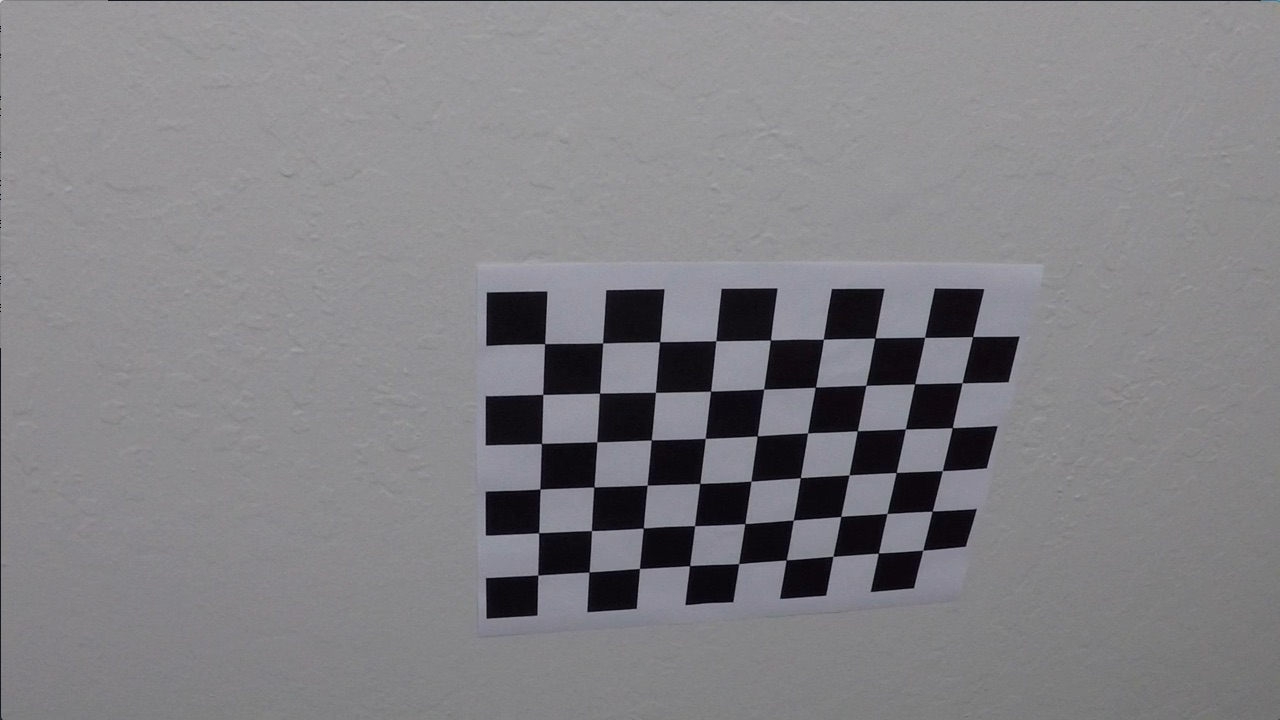
#> input picture camera_cal/calibration10.jpg, 1280 x 720 px; its folder holds only this picture in this run
$ jupyter execute --allow-errors 'Advanced Lane Finding.ipynb'   (older library calls are emulated)
#> lines starting #> are read from the running program, lines starting #| are printed output that depends on the picture; after the words box and inside, x2 and y2 are one past the last pixel; in counts of white or black regions, pixels touching at a corner belong together
# Camera Calibration
Compute the camera calibration matrix and distortion coefficients given a set of chessboard images.

Calibration images are stored in the directory "camera_cal".  Output images are placed in the directory "output_images".

The distortion coefficients are save in a pickle for later use.

[cell 1]
import numpy as np
import cv2
import glob
import pickle

# Prep the obj points
objp = np.zeros((6*9,3), np.float32)
objp[:,:2] = np.mgrid[0:9, 0:6].T.reshape(-1,2)

# init the arrays for object points (3D) and image points (2D)
objpoints = []
imgpoints = []

# create a list of the calibration images
images = glob.glob('./camera_cal/calibration*.jpg')

for idx, fname in enumerate(images):
    img = cv2.imread(fname)
#> img is the input picture: shape (720, 1280, 3); mean B, G, R 133.1, 129.4, 130.2
    gray = cv2.cvtColor(img, cv2.COLOR_BGR2GRAY)

    # Find the corners of each checkerboard
    ret, corners = cv2.findChessboardCorners(gray, (9,6), None)
#> ret = True; corners = 54 rows, first 8: [545.3, 343.1], [602.7, 342.8], [660.1, 341.3], [715.8, 340.7], [770.6, 340], [823.5, 339.2], [874.3, 338.5], [925.1, 337.4]

    if ret == True:
        print('Current file: ', fname)
        objpoints.append(objp)
        imgpoints.append(corners)

        # Draw the corner and display
        cv2.drawChessboardCorners(img, (9,6), corners, ret)
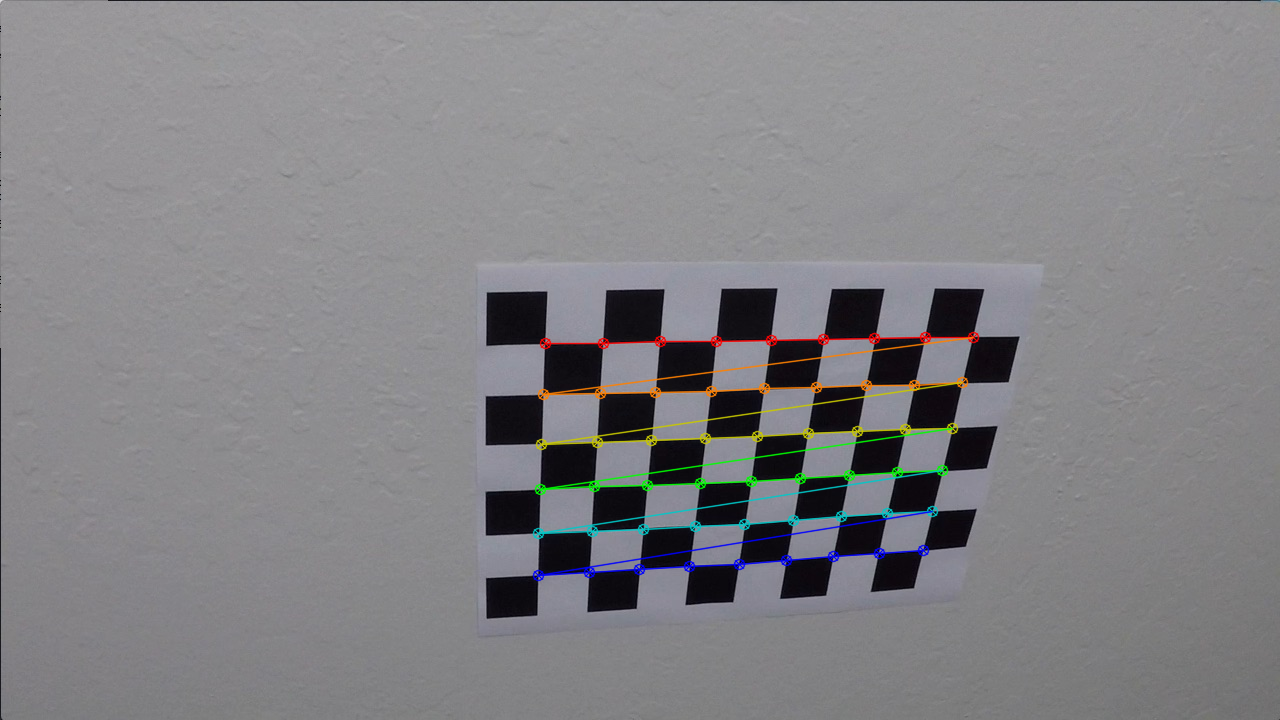
#> img: shape (720, 1280, 3); 1.91% of pixels changed, all inside (x1, y1, x2, y2) = (532, 331, 980, 582)
        write_name = './output_images/corners_found'+str(idx)+'.jpg'
        cv2.imwrite(write_name, img)

        ret, mtx, dist, rvecs, tvecs = cv2.calibrateCamera(objpoints, imgpoints, gray.shape[::-1], None, None)
#> ret = 0.68; mtx = [[1143.7, 0, 681.7], [0, 1109.2, 367.7], [0, 0, 1]]; dist = [[-0.515, 2.99, -0.00876, 0.00937, 1.41]]; rvecs = ([0.451, -0.252, 0.0361],); tvecs = ([-2.31, -0.422, 19.12],)
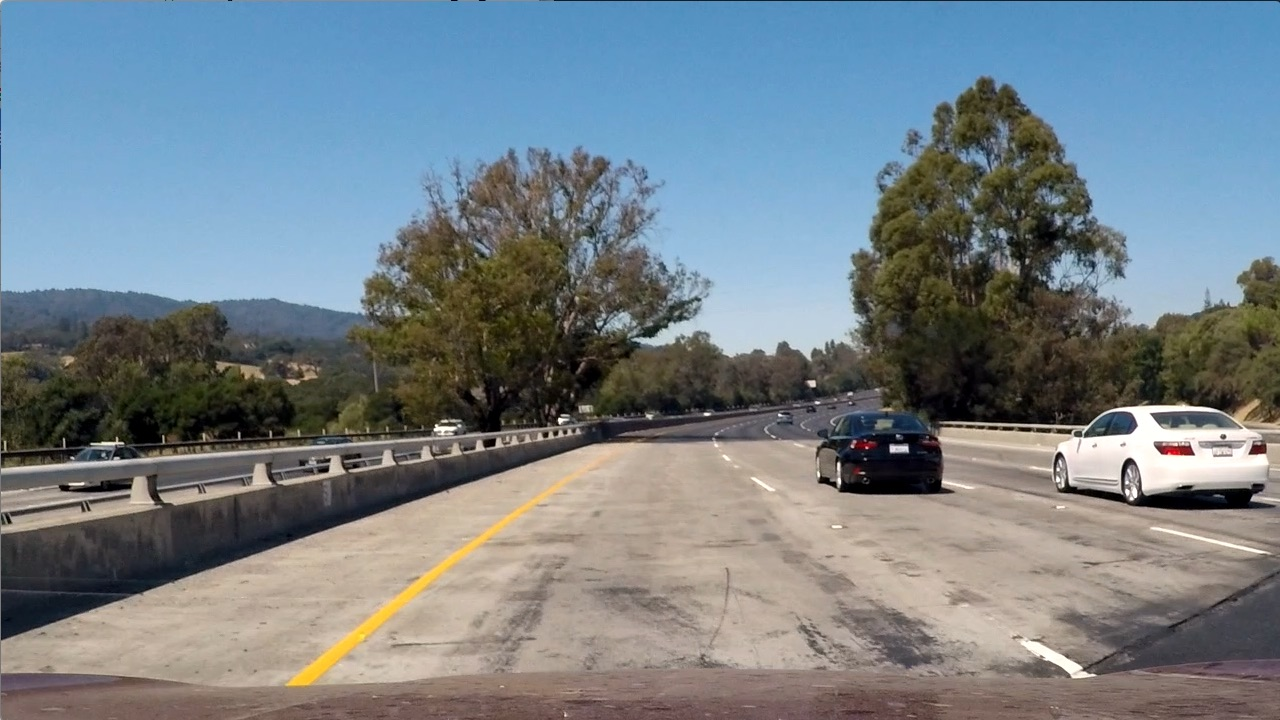
#> input picture test_images/test1.jpg, 1280 x 720 px
#> further down, img is the input picture: shape (720, 1280, 3); mean B, G, R 135.5, 128.7, 117.5

# Save calibration for future retrieval
dist_pickle = {}
dist_pickle['mtx'] = mtx
dist_pickle['dist'] = dist
pickle.dump( dist_pickle, open( './calibration_pickle.p', 'wb'))

# Test the calibration
Use distortion coefficients generated in the previous cell to undistort sample images

[cell 2]
import numpy as np
import cv2
import pickle
import matplotlib.pyplot as plt

# Retrieve the distortion coefficients that were saved in a pickle in the previous cell
dist_pickle = pickle.load ( open( './calibration_pickle.p', 'rb'))
mtx = dist_pickle['mtx']
dist = dist_pickle['dist']

# test on a checkboard
img = cv2.imread('./camera_cal/calibration1.jpg')
#> (the rest of this cell did not finish here and is left out)

# Create a thresholded binary image
Use color transforms, gradients, etc., to create a thresholded binary image

[cell 3]
import matplotlib.pyplot as plt
import numpy as np
import cv2
import glob
import pickle
import os

# Retrieve the distortion coefficients that were saved in a pickle in the previous cell
dist_pickle = pickle.load ( open( './calibration_pickle.p', 'rb'))
mtx = dist_pickle['mtx']
dist = dist_pickle['dist']

# Define a function that takes an image, gradient orientation, and threshold min / max values.
def abs_sobel_thresh(img, orient='x', thresh=(0, 255)):
    # Convert to grayscale
#> called with orient = 'x', thresh = (12, 255)
    gray = cv2.cvtColor(img, cv2.COLOR_RGB2GRAY)
    # Apply x or y gradient with the OpenCV Sobel() function
    # and take the absolute value
    if orient == 'x':
        abs_sobel = np.absolute(cv2.Sobel(gray, cv2.CV_64F, 1, 0))
    if orient == 'y':
        abs_sobel = np.absolute(cv2.Sobel(gray, cv2.CV_64F, 0, 1))
    # Rescale back to 8 bit integer
    scaled_sobel = np.uint8(255*abs_sobel/np.max(abs_sobel))
    # Create a copy and apply the threshold
    binary_output = np.zeros_like(scaled_sobel)
    # Here I'm using inclusive (>=, <=) thresholds, but exclusive is ok too
    binary_output[(scaled_sobel >= thresh[0]) & (scaled_sobel <= thresh[1])] = 1

    # Return the result
    return binary_output

# Define a function that applies Sobel x and y, then computes the magnitude of the gradient
# and applies a threshold
def mag_thresh(img, sobel_kernel=3, mag_thresh=(0, 255)):
    # Apply the following steps to img
    # 1) Convert to grayscale
    gray = cv2.cvtColor(img, cv2.COLOR_RGB2GRAY)
    # 2) Take the gradient in x and y separately
    abs_sobelx = np.absolute(cv2.Sobel(gray, cv2.CV_64F, 1, 0))
    abs_sobely = np.absolute(cv2.Sobel(gray, cv2.CV_64F, 0, 1))
    # 3) Calculate the magnitude
    abs_sobel = np.sqrt(np.square(abs_sobelx)+np.square(abs_sobely))
    # 4) Scale to 8-bit (0 - 255) and convert to type = np.uint8
    scaled_sobel = np.uint8(255*abs_sobel/np.max(abs_sobel))
    # 5) Create a binary mask where mag thresholds are met
    # 6) Return this mask as your binary_output image
    binary_output = np.zeros_like(scaled_sobel)
    # Here I'm using inclusive (>=, <=) thresholds, but exclusive is ok too
    binary_output[(scaled_sobel >= mag_thresh[0]) & (scaled_sobel <= mag_thresh[1])] = 1
    return binary_output

# Define a function that applies Sobel x and y,
# then computes the direction of the gradient
# and applies a threshold.
def dir_threshold(img, sobel_kernel=3, thresh=(0, np.pi/2)):
    # Apply the following steps to img
    # 1) Convert to grayscale
    gray = cv2.cvtColor(img, cv2.COLOR_RGB2GRAY)
    # 2) Take the gradient in x and y separately
    sobelx = cv2.Sobel(gray, cv2.CV_64F, 1, 0, ksize=sobel_kernel)
    sobely = cv2.Sobel(gray, cv2.CV_64F, 0, 1, ksize=sobel_kernel)

    # trap any errors
    with np.errstate(divide='ignore', invalid='ignore'):
        # 3) Take the absolute value of the x and y gradients
        # 4) Use np.arctan2(abs_sobely, abs_sobelx) to calculate the direction of the gradient
        absgraddir = np.arctan2(np.absolute(sobely), np.absolute(sobelx))
        # 5) Create a binary mask where direction thresholds are met
        binary_output =  np.zeros_like(absgraddir)
        binary_output[(absgraddir >= thresh[0]) & (absgraddir <= thresh[1])] = 1
    # 6) Return this mask as your binary_output image
    return binary_output

# Color threshold using R(ed) (HL)S and (HS)V
def color_threshold(image, rthresh=(0,255), sthresh=(0,255), vthresh=(0,255)):
    # 2nd submission - added Red thresholding
    r = image[:,:,0]
    r_binary = np.zeros_like(r)
    r_binary[(r > rthresh[0]) & (r <= rthresh[1])]

    hls = cv2.cvtColor(image, cv2.COLOR_RGB2HLS)
    s_channel = hls[:,:,2]
    s_binary = np.zeros_like(s_channel)
    s_binary[(s_channel>=sthresh[0]) & (s_channel <= sthresh[1])] = 1

    hsv = cv2.cvtColor(image, cv2.COLOR_RGB2HSV)
    v_channel = hsv[:,:,2]
    v_binary = np.zeros_like(v_channel)
    v_binary[(v_channel>=vthresh[0]) & (v_channel <= vthresh[1])] = 1

    output = np.zeros_like(s_channel)
    #output[(r_binary == 1) & (s_binary == 1) & (v_binary == 1)] = 1
    output[(s_binary == 1) & (v_binary == 1)] = 1
    return output

def window_mask(width, height, img_ref, center,level):
    output = np.zeros_like(img_ref)
    output[int(img_ref.shape[0]-(level+1)*height):int(img_ref.shape[0]-level*height),max(0,int(center-width/2)):min(int(center+width/2),img_ref.shape[1])] = 1
    return output

# 2nd submission - localized this function instead of having it in a class
def find_window_centroids(warped, window_width, window_height, margin, smooth_factor):
    window_centroids = [] # Store the (left,right) window centroid positions per level
    window = np.ones(window_width) # Create our window template that we will use for convolutions

    # First find the two starting positions for the left and right lane by using np.sum to get the vertical image slice
    # and then np.convolve the vertical image slice with the window template

    # Sum quarter bottom of image to get slice, could use a different ratio
    l_sum = np.sum(warped[int(3*warped.shape[0]/4):,:int(warped.shape[1]/2)], axis=0)
    l_center = np.argmax(np.convolve(window,l_sum))-window_width/2
    r_sum = np.sum(warped[int(3*warped.shape[0]/4):,int(warped.shape[1]/2):], axis=0)
    r_center = np.argmax(np.convolve(window,r_sum))-window_width/2+int(warped.shape[1]/2)

    # Add what we found for the first layer
    window_centroids.append((l_center,r_center))

    # Go through each layer looking for max pixel locations
    for level in range(1,(int)(warped.shape[0]/window_height)):
        # convolve the window into the vertical slice of the image
        image_layer = np.sum(warped[int(warped.shape[0]-(level+1)*window_height):int(warped.shape[0]-level*window_height),:], axis=0)
        conv_signal = np.convolve(window, image_layer)
        # Find the best left centroid by using past left center as a reference
        # Use window_width/2 as offset because convolution signal reference is at right side of window, not center of window
        offset = window_width/2
        l_min_index = int(max(l_center+offset-margin,0))
        l_max_index = int(min(l_center+offset+margin,warped.shape[1]))
        l_center = np.argmax(conv_signal[l_min_index:l_max_index])+l_min_index-offset
        # Find the best right centroid by using past right center as a reference
        r_min_index = int(max(r_center+offset-margin,0))
        r_max_index = int(min(r_center+offset+margin,warped.shape[1]))
        r_center = np.argmax(conv_signal[r_min_index:r_max_index])+r_min_index-offset
        # Add what we found for that layer
        window_centroids.append((l_center,r_center))

    recent_centers.append(window_centroids)

    return np.average(recent_centers[-smooth_factor:], axis = 0)

def process_image(img, save_int_files=False):

    # undisort it
    img = cv2.undistort(img, mtx, dist, None, mtx)

    # 2nd submission - option to save files
    if save_int_files:
        write_name = './output_images/undistorted_'+ os.path.basename(fname)
        cv2.imwrite(write_name, img)

    # Choose a Sobel kernel size
    ksize = 3 # Choose a larger odd number to smooth gradient measurements

    binary = np.zeros_like(img[:,:,0])
    # Apply each of the thresholding functions
    gradx = abs_sobel_thresh(img, orient='x', thresh=(12,255))
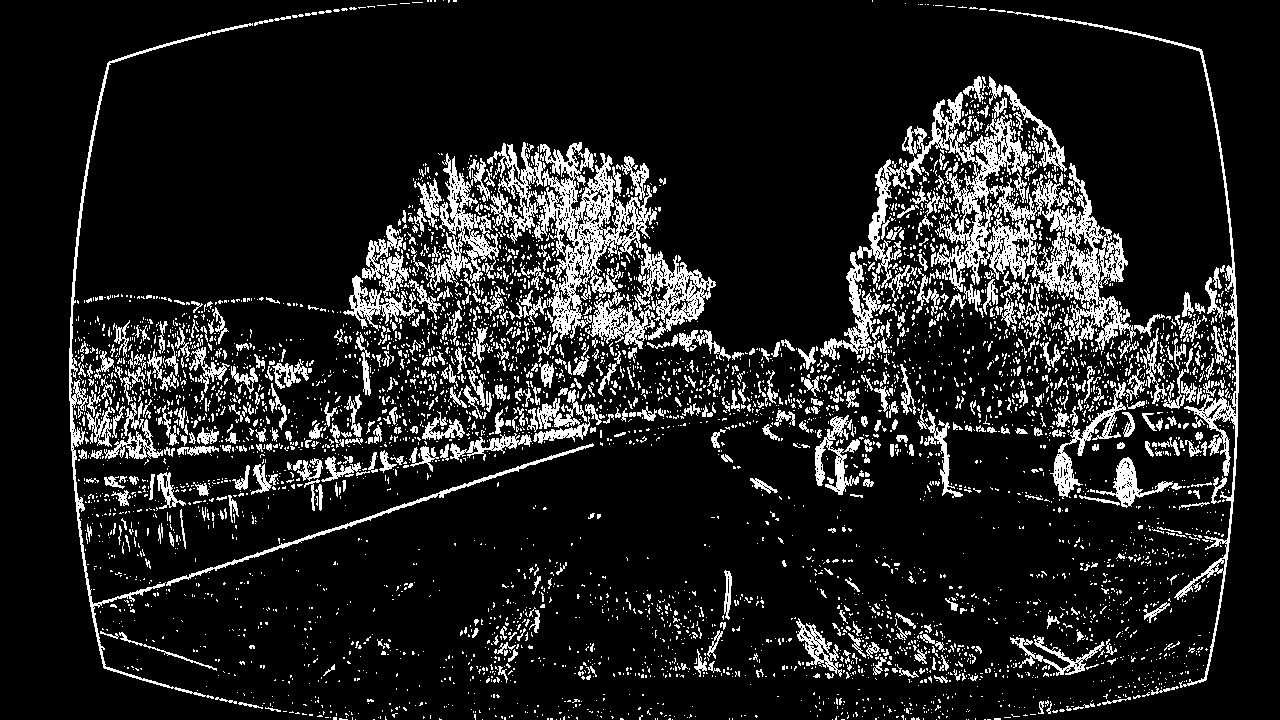
#> gradx: shape (720, 1280); values 0 (black) and 1 (white), 12.8% white in thin lines or dots
    grady = abs_sobel_thresh(img, orient='y', thresh=(25,100))
#> call 2 of abs_sobel_thresh, with orient = 'y', thresh = (25, 100)
#> in abs_sobel_thresh (call 2), `abs_sobel = np.absolute(cv2.Sobel(gray, cv2.CV_64F, 0, 1))`:
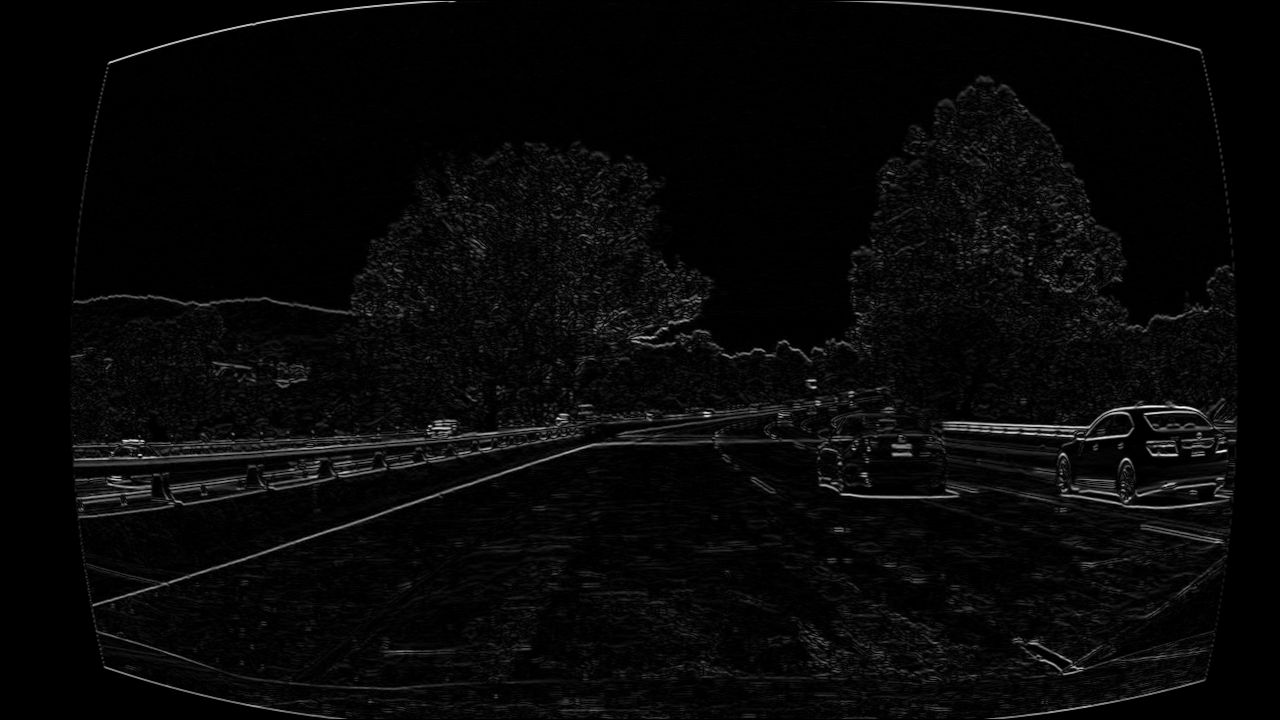
#> abs_sobel: shape (720, 1280) float64; min 0, max 834, mean 26.2; drawn with min black and max white
#> grady: shape (720, 1280); values 0 (black) and 1 (white), 6.7% white in thin lines or dots
#> (the rest of the program and of its run is left out)
